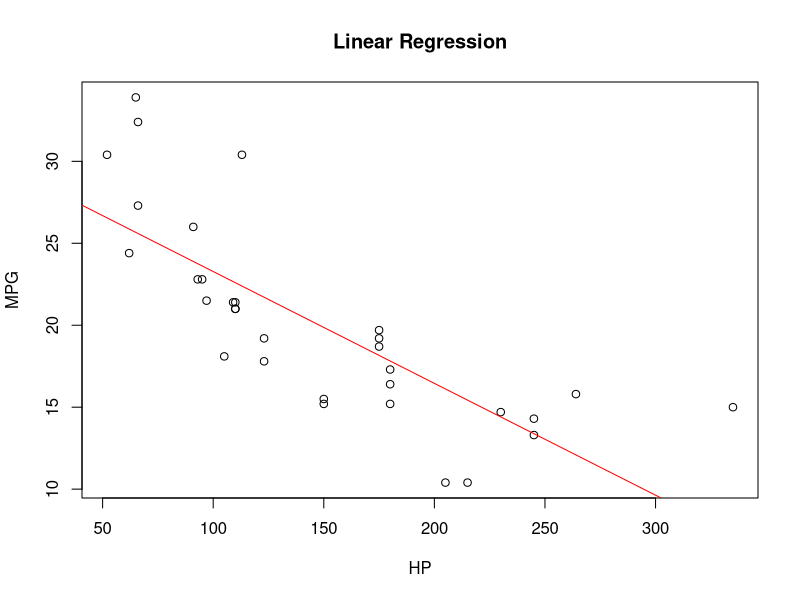

Write R code to recreate this figure.
data("mtcars")

model = lm(mpg ~ hp, data=mtcars)

summary(model)

plot(mpg ~ hp, data=mtcars, main='Linear Regression', xlab='HP', ylab='MPG')
abline(model, col='red')

new_data = data.frame(hp=c(150, 200, 250))
predictions = predict(model, new_data)
print(predictions)